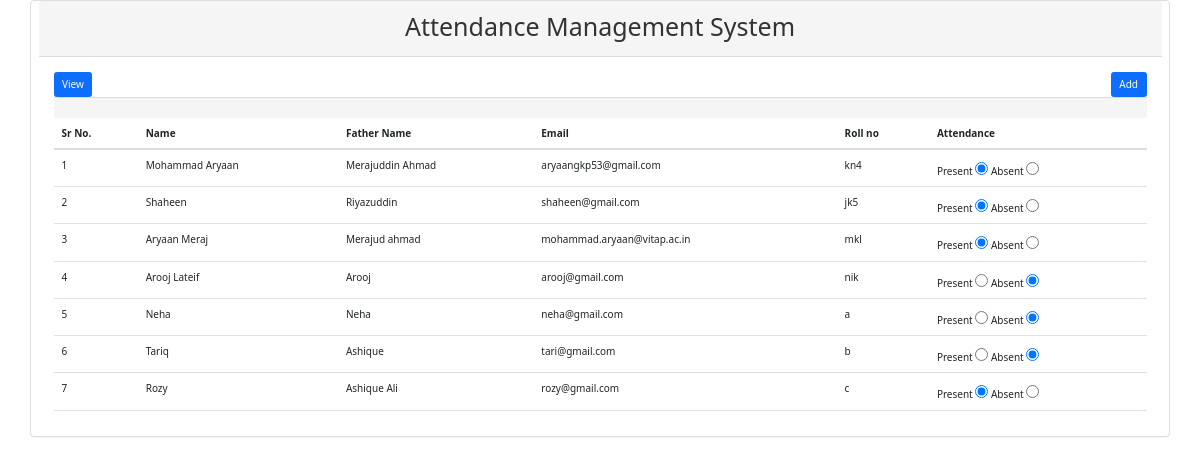
The page /viewp.php?date=31-12-21 on the database its author committed.
### tables this page shows
CREATE TABLE `attendance` (
  `at_id` int(11) NOT NULL,
  `value` varchar(50) NOT NULL,
  `reg_id` int(11) NOT NULL,
  `date` varchar(30) NOT NULL DEFAULT current_timestamp()
);

CREATE TABLE `stud` (
  `reg_id` int(11) NOT NULL,
  `name` varchar(50) NOT NULL,
  `fname` varchar(50) NOT NULL,
  `email` varchar(100) NOT NULL,
  `roll` varchar(10) NOT NULL
);

### viewp.php (the view, shortened to what this page needs)
<?php include_once('connection.php'); ?>
<!DOCTYPE html>
<html lang="en">
<head>
 <link href="https://cdn.jsdelivr.net/npm/bootstrap@5.1.3/dist/css/bootstrap.min.css" rel="stylesheet">
<link rel="stylesheet" href="bootstrap/bootstrap.min.css">
  <link rel="stylesheet" href="https://maxcdn.bootstrapcdn.com/bootstrap/3.4.1/css/bootstrap.min.css">
 <link href="https://cdn.jsdelivr.net/npm/bootstrap@5.1.3/dist/css/bootstrap.min.css" rel="stylesheet">
</head>
<body>
 <div class="panel panel-default container">
  <div class="panel-heading">
    <h1 style="text-align : center">Attendance Management System</h1>
  </div>
  <div class="panel-body">
   <a href="#" class="btn btn-primary">View</a>
   <a href="add.php" class="btn btn-primary pull-right" style="float:right">Add</a>
  <form method="post">
     <div class="table-responsive">
  <table class="table">
   <thead>
   <tr>
    <th>Sr No.</th>
    <th>Name</th>
    <th>Father Name</th>
    <th>Email</th>
    <th>Roll no</th>
    <th>Attendance</th>
   </tr>
   </thead>
     <?php
     if($_GET['date']){
      $date = $_GET['date'];
      $query = "select stud.*,attendance.* from attendance
      inner join stud on attendance.reg_id=stud.reg_id and attendance.date = '$date'";
      $result = $link->query($query);
      if($result->num_rows>0){
       $i=0;
       while($val=$result->fetch_assoc()){
         $i++;
     ?>
   <tr>
    <td><?php echo $i; ?></td>
    <td><?php echo $val['name']; ?></td>
     <td><?php echo $val['fname']; ?></td>
      <td><?php echo $val['email']; ?></td>
      <td><?php echo $val['roll']; ?></td>
      <td>
       Present <input type="radio" value="Present"
       <?php
         if($val['value']=='Present')
         echo 'checked';
       ?>
       >
       Absent <input type="radio" value="Absent"
       <?php
         if($val['value']=='Absent')
         echo 'checked';
       ?>
       >
      </td>
   </tr>
      <?php }}} ?>
       </div>
  </div>
  <div class="panel-footer">
  </div>
 </div>
</body>
</html>

### rows shown on the page
attendance: reg.name "Mohammad Aryaan", reg.fname "Merajuddin Ahmad", reg.email "aryaangkp53@gmail.com", reg.roll "kn4", value "☑"
attendance: reg.name "Shaheen", reg.fname "Riyazuddin", reg.email "shaheen@gmail.com", reg.roll "jk5", value "☑"
attendance: reg.name "Aryaan Meraj", reg.fname "Merajud ahmad", reg.email "mohammad.aryaan@vitap.ac.in", reg.roll "mkl", value "☑"
attendance: reg.name "Arooj Lateif", reg.fname "Arooj", reg.email "arooj@gmail.com", reg.roll "nik", value "☑"
attendance: reg.name "Neha", reg.fname "Neha", reg.email "neha@gmail.com", reg.roll "a", value "☑"
attendance: reg.name "Tariq", reg.fname "Ashique", reg.email "tari@gmail.com", reg.roll "b", value "☑"
attendance: reg.name "Rozy", reg.fname "Ashique Ali", reg.email "rozy@gmail.com", reg.roll "c", value "☑"
